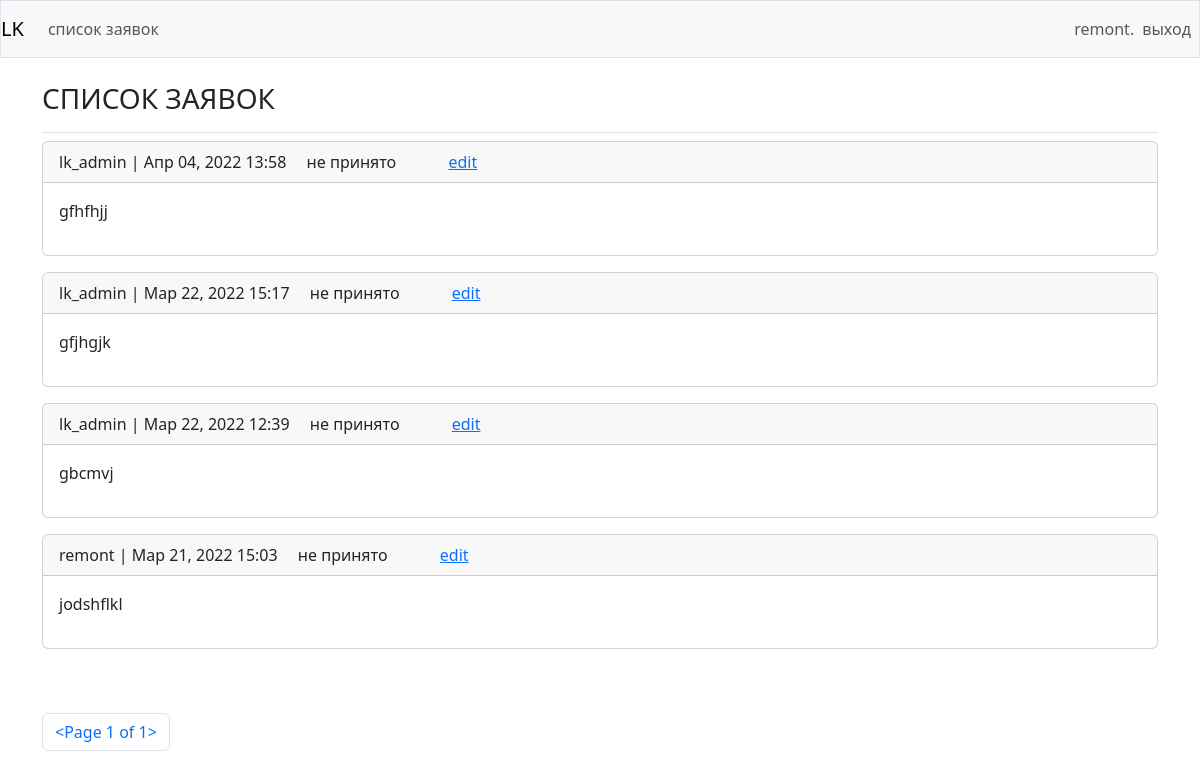
Before: /orders/ (signed in) with the older database file.
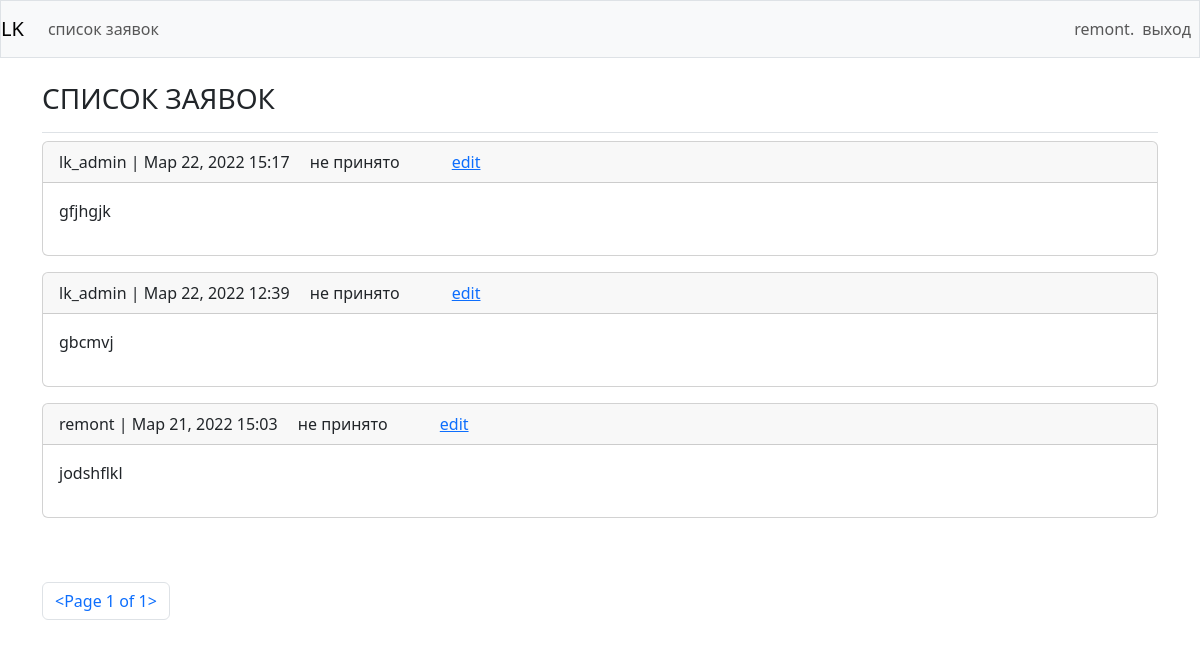
After: the same page with the newer database file.
### lk/models.py (models this page shows, shortened)
class Order (models.Model):
    """"дата создания"""
    date_added = models.DateTimeField(auto_now_add=True)
    """"текст заявки"""
    text_order = models.TextField()
    """"отдел"""
    CLEANING = 1
    INTERNET = 2
    SANTECHNIC = 3
    ELECTRIC = 4
    REMONT = 5
    DOCUMENTS = 6
    DEPARTAMENT = (
        (CLEANING, 'Уборка'),
        (INTERNET, 'Связь, Интернет'),
        (SANTECHNIC, 'Отопление, Вода, Туалет'),
        (ELECTRIC, 'Электрика'),
        (REMONT, 'Ремонт помещения'),
        (DOCUMENTS, 'Документы, Договора, Счета'),
    )
    department = models.PositiveSmallIntegerField(
        choices=DEPARTAMENT,
        default=DOCUMENTS,
    )
    """"дата выполнения планируемая"""
    date_plane = models.DateTimeField(blank=True, null=True, default=None)
    """"статус (-не принято;-принято;-в работе;-выполнено)"""
    AWAIT = 'не принято'
    RECEIVED = 'принято'
    PROCEDED = 'в работе'
    CANCELED = 'выполнено'
    STATUS = [
        (AWAIT, 'Ожидает рассмотрения'),
        (RECEIVED, 'Рассматривается'),
        (PROCEDED, 'Принято к исполнению'),
        (CANCELED, 'Выполенно'),
    ]
    status = models.CharField(
        max_length=32,
        choices=STATUS,
        default=AWAIT,
    )
    """"дата выполнено"""
    date_relise = models.DateTimeField(blank=True, null=True, default=None)
    """"кто создал?"""
    owner = models.ForeignKey(User, on_delete=models.CASCADE)

### lk/views.py (the view)
# urls.py: path('orders/', views.orders, name='orders'),
@login_required
def orders(request):
    editable = False
    if request.user.username == 'cleaning':
        orders = Order.objects.filter(department=1).filter(~Q(status='выполнено')).order_by('-date_added')
        editable = True
    elif request.user.username == 'internet':
        orders = Order.objects.filter(department=2).filter(~Q(status='выполнено')).order_by('-date_added')
        editable = True
    elif request.user.username == 'santechnic':
        orders = Order.objects.filter(department=3).filter(~Q(status='выполнено')).order_by('-date_added')
        editable = True
    elif request.user.username == 'electric':
        orders = Order.objects.filter(department=4).filter(~Q(status='выполнено')).order_by('-date_added')
        editable = True
    elif request.user.username == 'remont':
        orders = Order.objects.filter(department__in=[3, 4, 5]).filter(~Q(status='выполнено')).order_by('-date_added')
        editable = True
    elif request.user.username == 'documents':
        orders = Order.objects.filter(department=6).filter(~Q(status='выполнено')).order_by('-date_added')
        editable = True
    else:
        orders = Order.objects.filter(owner=request.user).order_by('-date_added')
    p = Paginator(orders, 20)
    page = request.GET.get('page')
    orders_page = p.get_page(page)
    context = {'orders': orders_page, 'editable': editable}
    return render(request, 'lk/orders.html', context)

### lk/templates/lk/orders.html (shortened to what this page needs)
{% extends "lk/base.html" %}
{% block page_header %}
<h3>СПИСОК ЗАЯВОК</h3>
{% endblock page_header %}
{% block content %}
    {% for order in orders %}
        <div class="card mb-3">
            <div class="card-header">
                {% if editable %}
                {{ order.owner.username }}  |
                {% endif %}
                {{ order.date_added|date:'M d, Y H:i' }}
                <span class="ms-3">{{ order.status }}</span>
                {% if editable %}
                    <span class="ps-5"><a href="{% url 'lk:edit_order' order.id %}">edit</a></span>
                {% endif %}
            </div>
            <div class="card-body">
            {{ order.text_order|linebreaks }}
            </div>
        </div>
    {% empty %}
        <li>Нет сформированных заявок</li>
    {% endfor %}
<br/><br/>
<nav aria-label="Page navigation example">
  <ul class="pagination">
      <li class="page-item"><a class="page-link" href="">{{ orders }}</a></li>
      </ul>
</nav>
{% endblock content %}

Changed rows visible on the page:
no longer on this page (row edited): Order: owner.username "lk_admin", date_added "Апр 04, 2022 13:58", status "не принято", text_order "gfhfhjj"
